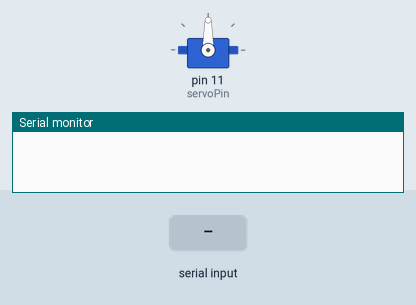
This sketch was run on a simulated Arduino Uno, built with avr-gcc and run on an emulated ATmega328P. Parts: servo, the last lines printed to the serial monitor. The test bench sets the inputs (shaded band).

Above: at 1.2 s.
1.3 s: "30,150\n" received over Serial
At 2.5 s:
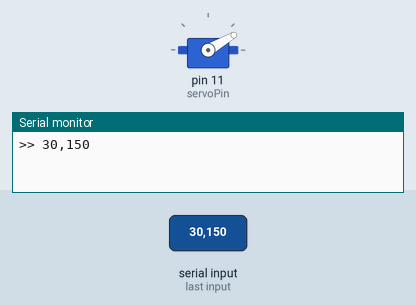
2.8 s: "5\n" received over Serial
At 3.5 s:
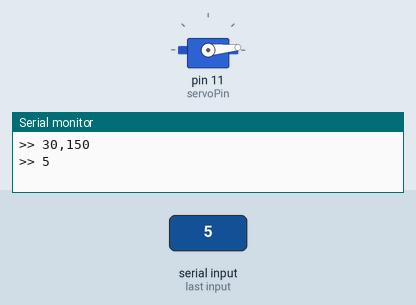
4.3 s: "90,45\n" received over Serial
At 4.8 s:
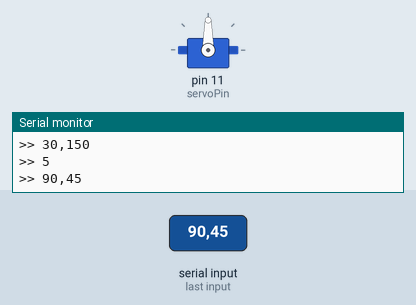
Timing chart, 0 to 7.3 s (numbered marks = the images above; inputs shaded):
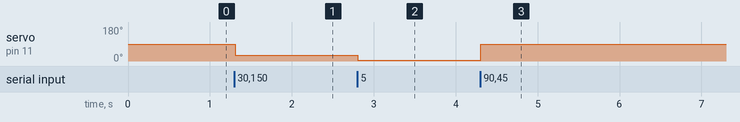

The sketch:

Servo_Serial_Control.ino
```cpp
#include <Servo.h>

Servo myServo;
int servoPin = 11;
String buffer = "";
boolean process_it = false;

void setup() {
  myServo.attach(servoPin); // 서보 모터 연결
  Serial.begin(9600);
}

void loop() {
  while (Serial.available()) { // 시리얼 모니터 입력 값 읽기
    char data = Serial.read();
    if (data == '\n') { // 문자열 종료
      process_it = true;
      break;
    }
    buffer += data;
  }
  if (process_it) { // 문자열 처리
    process_it = false;
    int angle = buffer.toInt(); // 정수값으로 변환
    Serial.print(String(">> ") + buffer);
    if (angle < 0 || angle > 180) { // 잘못된 각도 입력
      Serial.println(" ... invalid angle.");
    }
    else {
      Serial.println();
      myServo.write(angle); // 각도 제어
      delay(3);
    }
    buffer = ""; // 버퍼 비움
  }
}
```

Measured:
- after the input at 1.3 s, servo on pin 11 (servoPin): 90° → 30° at once
- after the input at 2.8 s, servo on pin 11 (servoPin): 30° → 5° at once
- after the input at 4.3 s, servo on pin 11 (servoPin): 5° → 90° at once
